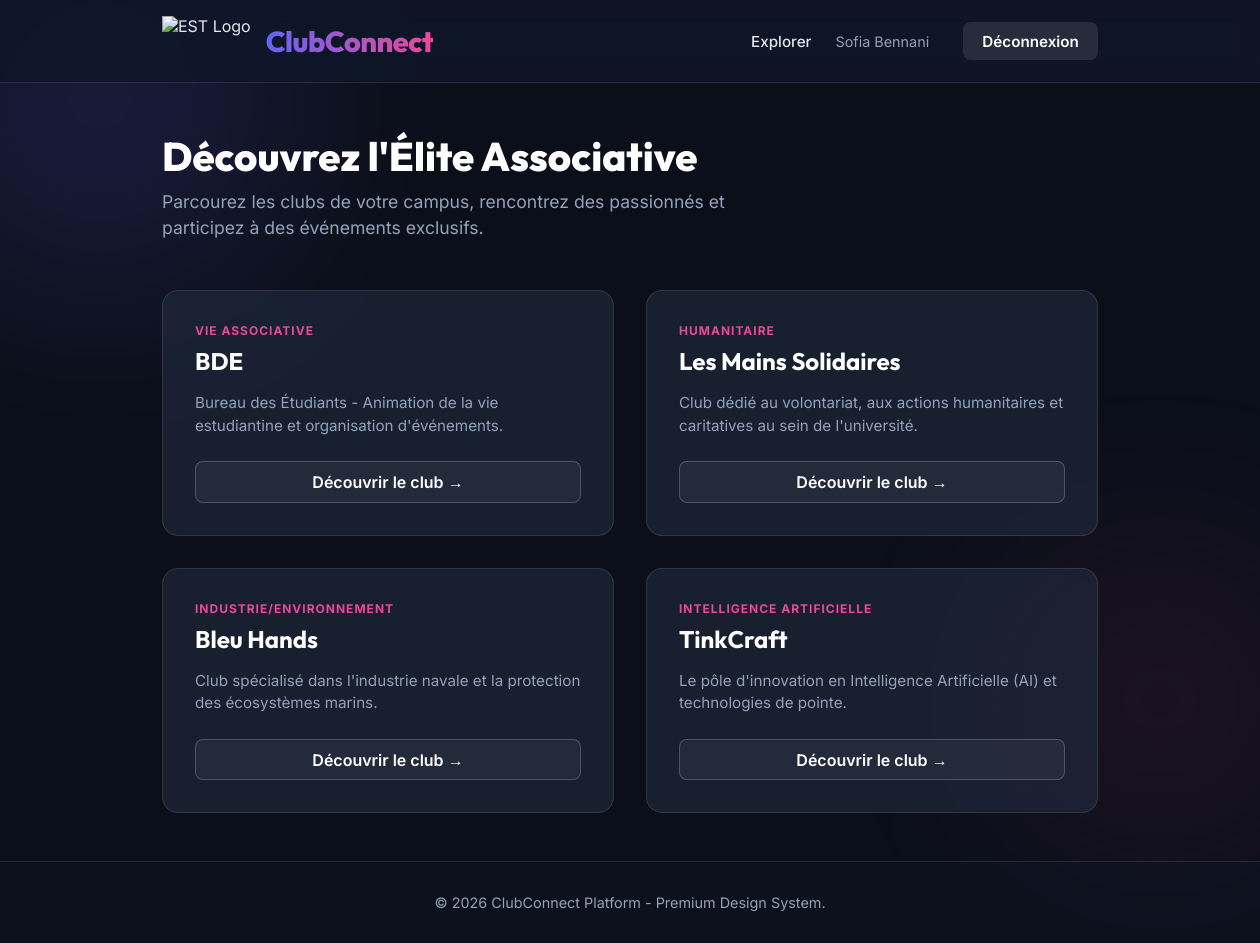
The page / (signed in) on the database its author committed.
### models.py (models this page shows, shortened)
class Club(db.Model):
    __tablename__ = 'club'
    id = db.Column(db.Integer, primary_key=True)
    _nom = db.Column('nom', db.String(100), nullable=False)
    description = db.Column(db.Text)
    categorie = db.Column(db.String(50))
    date_creation = db.Column(db.String(20))
    president_id = db.Column(db.Integer, db.ForeignKey('membre.id'))
    evenements = db.relationship('Evenement', backref='club', cascade="all, delete-orphan", lazy=True)
    @property
    def nom(self):
        return self._nom
    @nom.setter
    def nom(self, value):
        self._nom = value
    nom = db.synonym('_nom', descriptor=nom)

### app.py (the view)
@app.route('/')
def index():
    user = session.get('user_email')
    clubs = Club.query.all()
    return render_template('index.html', clubs=clubs, user=user)

### templates/index.html (shortened to what this page needs)
{% extends 'base.html' %}
{% block content %}
<div class="animate-in">
    <h2 class="page-title">Découvrez l'Élite Associative</h2>
    <p class="page-subtitle">Parcourez les clubs de votre campus, rencontrez des passionnés et participez à des événements exclusifs.</p>
</div>
<div class="clubs-grid animate-in" style="animation-delay: 0.2s;">
    {% for club in clubs %}
        <div class="club-card">
            <span class="club-category">{{ club.categorie }}</span>
            <h3>{{ club.nom }}</h3>
            <p>{{ club.description }}</p>
            <a href="/club/{{ club.id }}" class="btn-outline">Découvrir le club &rarr;</a>
        </div>
    {% else %}
        <p style="grid-column: 1/-1; text-align: center; color: var(--text-muted); padding: 3rem; background: var(--card-bg); border-radius: 12px; border: 1px dashed var(--card-border);">Aucun club n'est disponible pour le moment.</p>
    {% endfor %}
</div>
{% endblock %}

### templates/base.html (style rules this page uses)
:root { --bg-color: #0b0f19; --text-main: #e2e8f0; --text-muted: #94a3b8; --primary: #6366f1; --primary-hover: #4f46e5; --accent: #ec4899; --card-bg: rgba(30, 41, 59, 0.7); --card-border: rgba(255, 255, 255, 0.1); }
* { box-sizing: border-box; margin: 0; padding: 0; }
body { font-family: 'Inter', sans-serif; background-color: var(--bg-color); color: var(--text-main); min-height: 100vh; position: relative; overflow-x: hidden; display: flex; flex-direction: column; }
.page-title { font-family: 'Outfit', sans-serif; font-size: 2.5rem; font-weight: 800; margin-bottom: 0.5rem; color: #fff; }
.page-subtitle { color: var(--text-muted); font-size: 1.1rem; margin-bottom: 3rem; max-width: 600px; line-height: 1.5; }
.animate-in { animation: fadeUp 0.6s ease-out forwards; opacity: 0; transform: translateY(20px); }

### templates/index.html (style rules this page uses)
.clubs-grid { display: grid; grid-template-columns: repeat(auto-fill, minmax(300px, 1fr)); gap: 2rem; }
.club-card { background: var(--card-bg); border: 1px solid var(--card-border); border-radius: 16px; padding: 2rem; backdrop-filter: blur(10px); -webkit-backdrop-filter: blur(10px); transition: all 0.3s ease; position: relative; overflow: hidden; display: flex; flex-direction: column; }
.club-card::before { content: ''; position: absolute; top: 0; left: 0; right: 0; height: 4px; background: linear-gradient(to right, var(--primary), var(--accent)); opacity: 0; transition: opacity 0.3s ease; }
.club-category { display: inline-block; font-size: 0.75rem; text-transform: uppercase; letter-spacing: 1px; font-weight: 700; color: var(--accent); margin-bottom: 0.5rem; }
.club-card h3 { font-family: 'Outfit', sans-serif; font-size: 1.5rem; color: #fff; margin-bottom: 1rem; }
.club-card p { color: var(--text-muted); font-size: 0.95rem; line-height: 1.5; margin-bottom: 1.5rem; flex: 1; }
.btn-outline { display: inline-block; text-align: center; padding: 0.6rem 1.2rem; border-radius: 8px; border: 1px solid rgba(255, 255, 255, 0.2); color: #fff; text-decoration: none; font-weight: 600; transition: all 0.3s ease; background: rgba(255, 255, 255, 0.05); }

### rows shown on the page
Club: categorie "VIE ASSOCIATIVE", nom "BDE", description "Bureau des Étudiants - Animation de la vie estudiantine et organisation d'événements."
Club: categorie "HUMANITAIRE", nom "Les Mains Solidaires", description "Club dédié au volontariat, aux actions humanitaires et caritatives au sein de l'université."
Club: categorie "INDUSTRIE/ENVIRONNEMENT", nom "Bleu Hands", description "Club spécialisé dans l'industrie navale et la protection des écosystèmes marins."
Club: categorie "INTELLIGENCE ARTIFICIELLE", nom "TinkCraft", description "Le pôle d'innovation en Intelligence Artificielle (AI) et technologies de pointe."

### other values the page prints
{{ session.get('user_nom') }} "Sofia Bennani"
